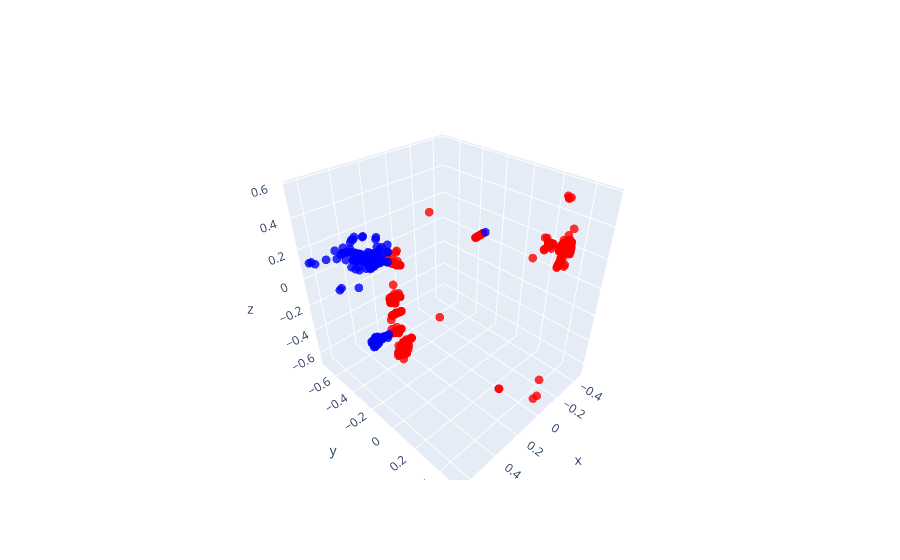

The notebook cell this image was saved under:
### Code cell
# Plot an event example - to show how highly granular the calorimeter is
import plotly
import plotly.graph_objects as go
import plotly.offline as pyo
from plotly.subplots import make_subplots
xhits, yhits, zhits = g.ndata["h"][:, 0], g.ndata["h"][:, 1], g.ndata["h"][:, 2]
color = g.ndata["particle_number"]
color_hittype = g.ndata["hit_type"].argmax(dim=1)
color_ht1 = []
for i in color_hittype:
    if i == 2:
        color_ht1.append("red")
    else:
        color_ht1.append("blue") # HCAL
# plot a 3d scatter plot with plotly

import plotly.express as px
#fig = px.scatter_3d(x=xhits, y=yhits, z=zhits, color=color_hittype, marker=dict(size=10))
fig = go.Figure(data=[go.Scatter3d(
    x=xhits,
    y=yhits,
    z=zhits,
    mode='markers',
    marker=dict(
        size=3,
        color=color_ht1,
        colorscale='Viridis',
        opacity=0.8
    )
)])
fig.show()
fig.write_html("/eos/home-g/gkrzmanc/summ_results/3d_scatter_example_event.html")

### Figure 1 — Plotly figure (JSON) as saved in the notebook; plotly's stock layout.template omitted (floating-point values rounded to 4 significant figures; data arrays with more than 128 entries replaced by an {"elided": "..."} marker saying what was removed)
{"data": [{"marker": {"color": {"elided": "1982 str values"}, "colorscale": [[0.0, "#440154"], [0.1111, "#482878"], [0.2222, "#3e4989"], [0.3333, "#31688e"], [0.4444, "#26828e"], [0.5556, "#1f9e89"], [0.6667, "#35b779"], [0.7778, "#6ece58"], [0.8889, "#b5de2b"], [1.0, "#fde725"]], "opacity": 0.8, "size": 3}, "mode": "markers", "x": {"elided": "1982 float values"}, "y": {"elided": "1982 float values"}, "z": {"elided": "1982 float values"}, "type": "scatter3d"}], "layout": {}}
